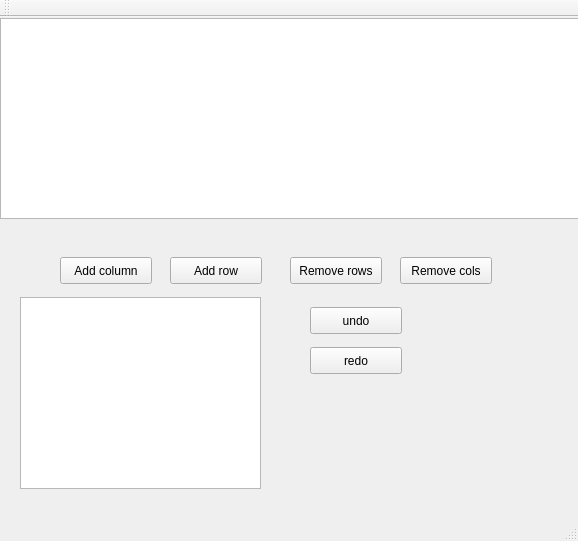
<?xml version="1.0" encoding="UTF-8"?>
<ui version="4.0">
 <class>MainWindow</class>
 <widget class="QMainWindow" name="MainWindow">
  <property name="geometry">
   <rect>
    <x>0</x>
    <y>0</y>
    <width>578</width>
    <height>541</height>
   </rect>
  </property>
  <property name="windowTitle">
   <string>MainWindow</string>
  </property>
  <widget class="QWidget" name="centralWidget">
   <widget class="QTableView" name="tableView">
    <property name="geometry">
     <rect>
      <x>0</x>
      <y>1</y>
      <width>581</width>
      <height>201</height>
     </rect>
    </property>
    <property name="dragEnabled">
     <bool>false</bool>
    </property>
    <property name="dragDropMode">
     <enum>QAbstractItemView::NoDragDrop</enum>
    </property>
    <property name="wordWrap">
     <bool>false</bool>
    </property>
   </widget>
   <widget class="QPushButton" name="pushButton">
    <property name="geometry">
     <rect>
      <x>60</x>
      <y>240</y>
      <width>92</width>
      <height>27</height>
     </rect>
    </property>
    <property name="text">
     <string>Add column</string>
    </property>
   </widget>
   <widget class="QPushButton" name="pushButton_2">
    <property name="geometry">
     <rect>
      <x>170</x>
      <y>240</y>
      <width>92</width>
      <height>27</height>
     </rect>
    </property>
    <property name="text">
     <string>Add row</string>
    </property>
   </widget>
   <widget class="QPushButton" name="pushButton_3">
    <property name="geometry">
     <rect>
      <x>290</x>
      <y>240</y>
      <width>92</width>
      <height>27</height>
     </rect>
    </property>
    <property name="text">
     <string>Remove rows</string>
    </property>
   </widget>
   <widget class="QPushButton" name="pushButton_4">
    <property name="geometry">
     <rect>
      <x>400</x>
      <y>240</y>
      <width>92</width>
      <height>27</height>
     </rect>
    </property>
    <property name="text">
     <string>Remove cols</string>
    </property>
   </widget>
   <widget class="QTableView" name="tableView_2">
    <property name="geometry">
     <rect>
      <x>20</x>
      <y>280</y>
      <width>241</width>
      <height>192</height>
     </rect>
    </property>
   </widget>
   <widget class="QPushButton" name="pushButton_5">
    <property name="geometry">
     <rect>
      <x>310</x>
      <y>290</y>
      <width>92</width>
      <height>27</height>
     </rect>
    </property>
    <property name="text">
     <string>undo</string>
    </property>
   </widget>
   <widget class="QPushButton" name="pushButton_6">
    <property name="geometry">
     <rect>
      <x>310</x>
      <y>330</y>
      <width>92</width>
      <height>27</height>
     </rect>
    </property>
    <property name="text">
     <string>redo</string>
    </property>
   </widget>
  </widget>
  <widget class="QMenuBar" name="menuBar">
   <property name="geometry">
    <rect>
     <x>0</x>
     <y>0</y>
     <width>578</width>
     <height>23</height>
    </rect>
   </property>
  </widget>
  <widget class="QToolBar" name="mainToolBar">
   <attribute name="toolBarArea">
    <enum>TopToolBarArea</enum>
   </attribute>
   <attribute name="toolBarBreak">
    <bool>false</bool>
   </attribute>
  </widget>
  <widget class="QStatusBar" name="statusBar"/>
 </widget>
 <layoutdefault spacing="6" margin="11"/>
 <resources/>
 <connections/>
</ui>
